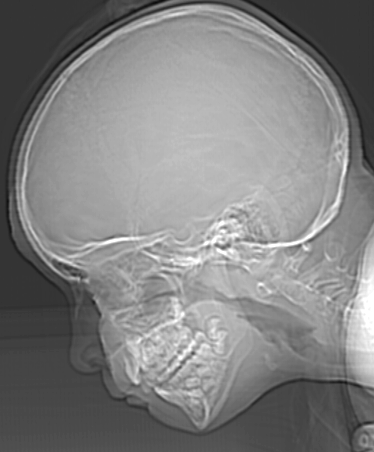
#> input picture Imagenes/Fig0221.tif, 374 x 452 px, found by its file name
$ jupyter execute --allow-errors Ejercicio_VC.ipynb
#> lines starting #> are read from the running program, lines starting #| are printed output that depends on the picture; after the words box and inside, x2 and y2 are one past the last pixel; in counts of white or black regions, pixels touching at a corner belong together
TALLER DE VISION POR COMPUTADORA

Cargar las imagenes que se utilizaran

[cell 1]
from google.colab import files
uploaded = files.upload()
#> the answer given: Fig0221.tif
for fn in uploaded.keys():
  print('Archivo "{name}" tamaño {length} bytes'.format(
      name=fn, length=len(uploaded[fn])))

PRACTICA # 1 "Cargar una Imagen y Desplegarla"

[cell 2]
import cv2
import numpy as np
from matplotlib import pyplot as plt

img = cv2.imread('Fig0221.tif', 0)
#> img is the input picture: shape (452, 374); min 12, max 255, mean 129.4
print('Dimensiones : ',img.shape)
#| Dimensiones :  (452, 374)
plt.imshow(img, cmap='gray')
plt.title('Imagen')
plt.show()

PRACTICA # 2 "Suma y Resta de Imagenes"

[cell 3]
import cv2
import numpy as np
from matplotlib import pyplot as plt

img1 = cv2.imread('Fig0219.tif',0)
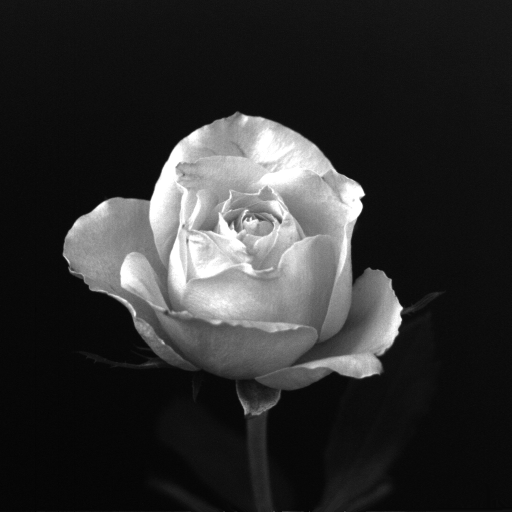
#> input picture Imagenes/Fig0219.tif, 1024 x 1024 px, found by its file name (shown at 1/2 size)
#> img1 is the input picture: shape (1024, 1024); min 0, max 255, mean 46.8
img2 = cv2.imread('Fig0219.tif',0)
#w1, h1 = img1.shape
#w2, h2 = img2.shape
#print ('w1', w1)
SumA = cv2.add(img1,img2)
RestA = cv2.absdiff(img1, img2)
#> RestA: shape (1024, 1024); every value is 0
plt.imshow(img1, cmap='gray')
plt.title('Original')
plt.show()
plt.imshow(SumA, cmap='gray')
plt.title('Suma')
plt.show()
plt.imshow(RestA, cmap='gray')
plt.title('Resta')
plt.show()

PRACTICA # 3 "Cambiar Escala de Grises"

[cell 4]
def gray2ind(img, k):
#> called with k = 16
  dim = img.shape
#> dim = (452, 374)
  im1 = np.zeros((dim), dtype=np.uint8)
  nivel=int(256/k)
  for i in range(img.shape[0]):
     for j in range(img.shape[1]):
            im1[i][j]=int(img[i][j]/nivel)*nivel
  return im1
import cv2
import numpy as np
from matplotlib import pyplot as plt

img = cv2.imread('Fig0221.tif', 0)

img16 = gray2ind(img, 16)
img8 = gray2ind(img, 8)
img4 = gray2ind(img, 4)
#> call 3 of gray2ind, with k = 4
#> after the loop in gray2ind (call 3), `for i in range(img.shape[0]):`:
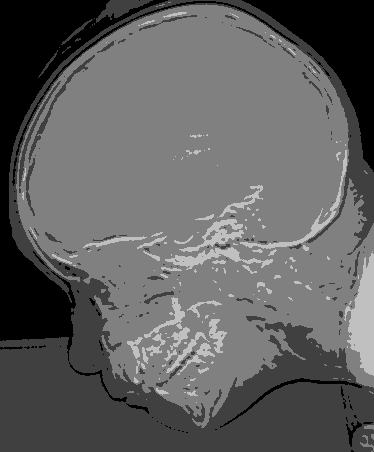
#> im1: shape (452, 374); min 0, max 192, mean 95.9
img2 = gray2ind(img, 2)
#> call 4 of gray2ind, with k = 2
#> after the loop in gray2ind (call 4), `for i in range(img.shape[0]):`:
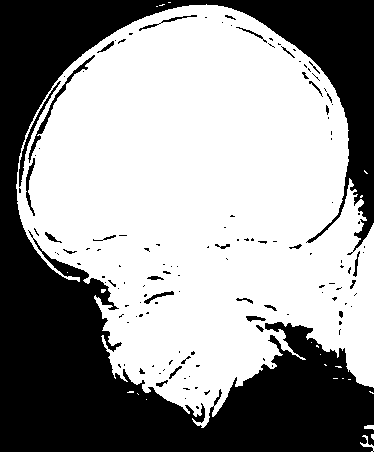
#> im1: shape (452, 374); values 0 (black) and 128 (white), 59.7% white; 134 black regions (103 under 20 px), largest, box (x1, y1, x2, y2) and area: (0, 0, 374, 452) 65430, (28, 55, 95, 163) 449, (19, 81, 61, 187) 349


plt.subplot(2,2,1),plt.imshow(img16, cmap='gray'), plt.title('16 niveles de gris')
plt.xticks([]), plt.yticks([])
plt.subplot(2,2,2),plt.imshow(img8, cmap='gray'), plt.title('8 niveles de gris')
plt.xticks([]), plt.yticks([])
plt.subplot(2,2,3),plt.imshow(img4, cmap='gray'), plt.title('4 niveles de gris')
plt.xticks([]), plt.yticks([])
plt.subplot(2,2,4),plt.imshow(img2, cmap='gray'), plt.title('2 niveles de gris')
plt.xticks([]), plt.yticks([])
plt.show()

PRACTICA # 4 "Cambiar Tamaño de Imágenes"

[cell 5]
import cv2
import numpy as np
from matplotlib import pyplot as plt

img = cv2.imread('Fig0219.tif', 0)

scale_percent = 20
width = int(img.shape[0]* scale_percent / 100)
#> width = 204
height = int(img.shape[1]* scale_percent / 100)
#> height = 204
dim = (width, height)
#> dim = (204, 204)

img_SCALED = cv2.resize(img, dim, interpolation=cv2.INTER_LINEAR)

plt.imshow(img, cmap='gray')
plt.title('Imagen Original')
plt.show()

plt.imshow(img_SCALED, cmap='gray')
plt.title('Imagen Escalada')
plt.show()

[cell 6]
import cv2
import numpy as np
from matplotlib import pyplot as plt

img = cv2.imread('Fig0219.tif', 0)

dim128 = (128, 128)
dim64 = (64, 64)
dim32 = (32, 32)


scaled_LINEAR_128 = cv2.resize(img, dim128, interpolation=cv2.INTER_LINEAR)
scaled_LINEAR_64 = cv2.resize(img, dim64, interpolation=cv2.INTER_LINEAR)
scaled_LINEAR_32 = cv2.resize(img, dim32, interpolation=cv2.INTER_LINEAR)

scaled_NEAREST_128 = cv2.resize(img, dim128, interpolation=cv2.INTER_NEAREST)
scaled_NEAREST_64 = cv2.resize(img, dim64, interpolation=cv2.INTER_NEAREST)
scaled_NEAREST_32 = cv2.resize(img, dim32, interpolation=cv2.INTER_NEAREST)

plt.subplot(2,3,1),plt.imshow(scaled_LINEAR_128, cmap='gray'), plt.title('a')
plt.xticks([]), plt.yticks([])
plt.subplot(2,3,2),plt.imshow(scaled_LINEAR_64, cmap='gray'), plt.title('b')
plt.xticks([]), plt.yticks([])
plt.subplot(2,3,3),plt.imshow(scaled_LINEAR_32, cmap='gray'), plt.title('c')
plt.xticks([]), plt.yticks([])
plt.subplot(2,3,4),plt.imshow(scaled_NEAREST_128, cmap='gray'), plt.title('d')
plt.xticks([]), plt.yticks([])
plt.subplot(2,3,5),plt.imshow(scaled_NEAREST_64, cmap='gray'), plt.title('e')
plt.xticks([]), plt.yticks([])
plt.subplot(2,3,6),plt.imshow(scaled_NEAREST_32, cmap='gray'), plt.title('f')
plt.xticks([]), plt.yticks([])
plt.show()

PRACTICA # 5 "Transformaciones Logarítmicas"

[cell 7]
def imadjust(x,a,b,c,d,gamma=0):
   if gamma == 0:
    y = 255 - x
   else:
    y = (((x - a) / (b - a)) ** gamma) * (d - c) + c
   return y

import cv2
import numpy as np
from matplotlib import pyplot as plt
from matplotlib.pyplot import figure


img = cv2.imread('Fig0304.tif', 0)
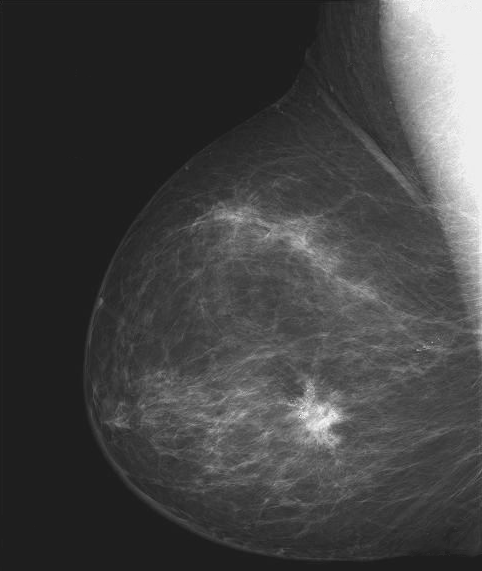
#> input picture Imagenes/Fig0304.tif, 482 x 571 px, found by its file name
#> img is the input picture: shape (571, 482); min 21, max 255, mean 66.7
imgLogNegativo=imadjust(img,0,1,0,0)

plt.subplot(1,2,1),plt.imshow(img, cmap='gray'), plt.title('Imagen original')
plt.xticks([]), plt.yticks([])
plt.subplot(1,2,2),plt.imshow(imgLogNegativo, cmap='gray'), plt.title('Negativo')
plt.xticks([]), plt.yticks([])
plt.show()

[cell 8]
img2 = cv2.imread('Fig0308.tif', 0)
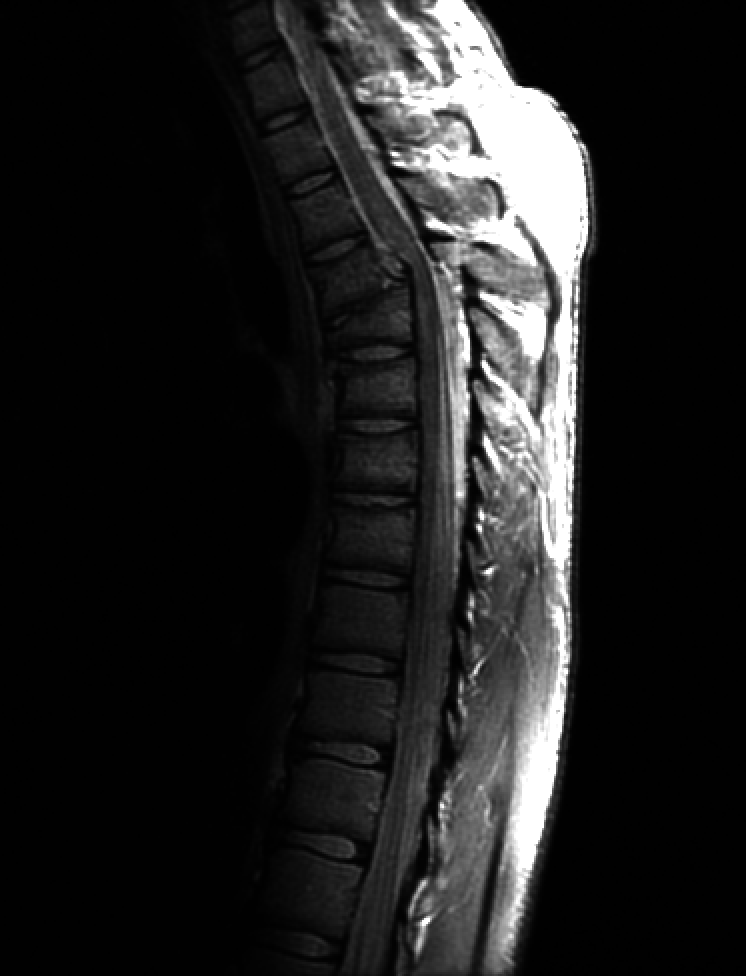
#> input picture Imagenes/Fig0308.tif, 746 x 976 px, found by its file name
#> img2 is the input picture: shape (976, 746); min 0, max 255, mean 32.6
imgLog3=imadjust(img2,0,1,0,1, 0.6)
imgLog4=imadjust(img2,0,1,0,1, 0.4)
#> call 3 of imadjust, with a = 0, b = 1, c = 0, d = 1, gamma = 0.4
#> in imadjust (call 3), `y = (((x - a) / (b - a)) ** gamma) * (d - c) + c`:
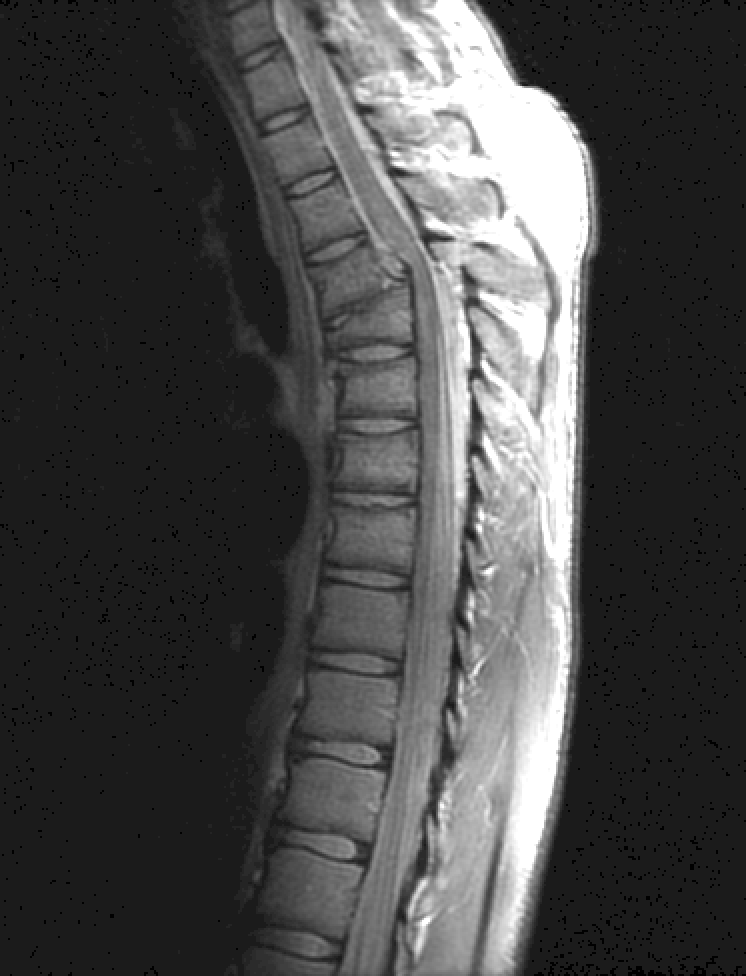
#> y: shape (976, 746) float64; min 0, max 9.18, mean 2.6; drawn with min black and max white
imgLog5=imadjust(img2,0,1,0,1, 0.3)
#> call 4 of imadjust, with a = 0, b = 1, c = 0, d = 1, gamma = 0.3
#> in imadjust (call 4), `y = (((x - a) / (b - a)) ** gamma) * (d - c) + c`:
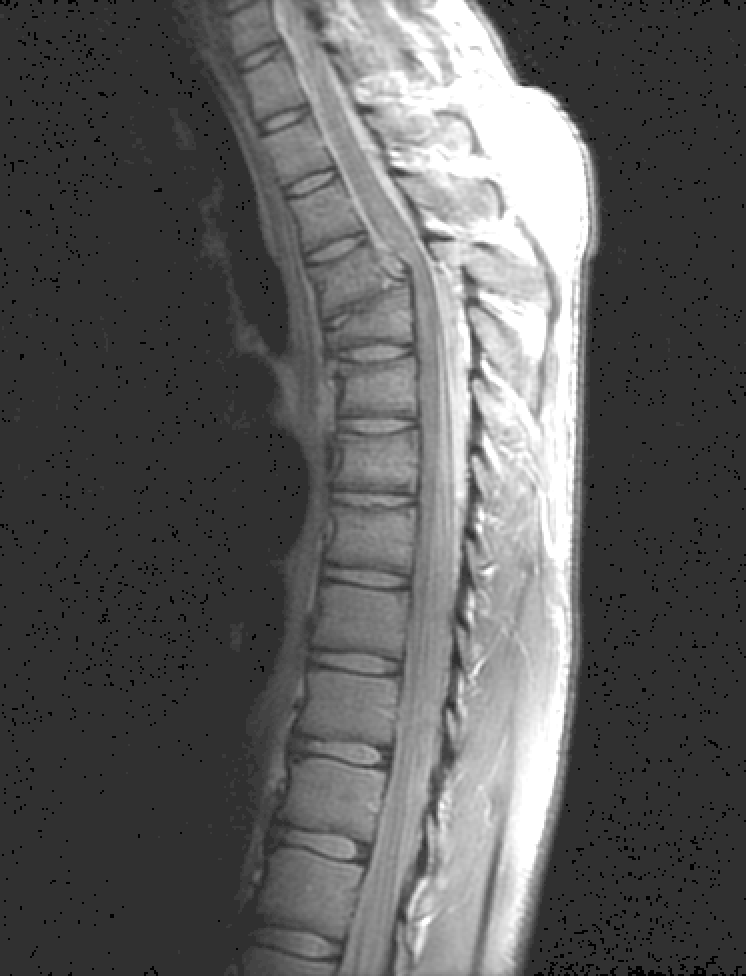
#> y: shape (976, 746) float64; min 0, max 5.27, mean 1.91; drawn with min black and max white

figure(figsize=(8, 6), dpi=100)
plt.subplot(2,2,1),plt.imshow(img2, cmap='gray'), plt.title('Imagen original')
plt.xticks([]), plt.yticks([])
plt.subplot(2,2,2),plt.imshow(imgLog3, cmap='gray'), plt.title('gamma = 0.6')
plt.xticks([]), plt.yticks([])
plt.subplot(2,2,3),plt.imshow(imgLog4, cmap='gray'), plt.title('gamma = 0.4')
plt.xticks([]), plt.yticks([])
plt.subplot(2,2,4),plt.imshow(imgLog5, cmap='gray'), plt.title('gamma = 0.3')
plt.xticks([]), plt.yticks([])
plt.show()

PRACTICA # 6 "Ecualización de Histograma"

[cell 9]
import cv2
import numpy as np
from matplotlib import pyplot as plt
from matplotlib.pyplot import figure


img_1 = cv2.imread('Fig0320_1.tif', cv2.IMREAD_GRAYSCALE)
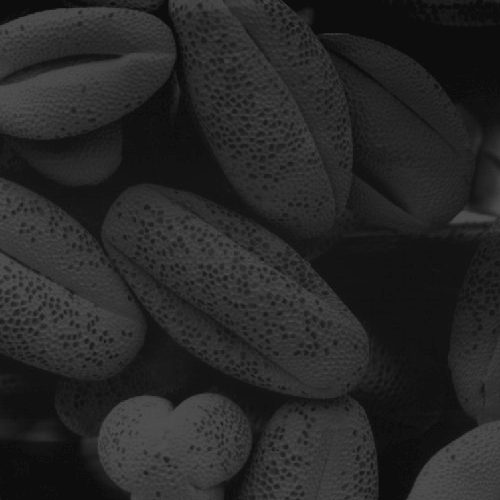
#> input picture Imagenes/Fig0320_1.tif, 500 x 500 px, found by its file name
#> img_1 is the input picture: shape (500, 500); min 13, max 83, mean 38.7
img_1_hist = cv2.calcHist([img_1], [0], None, [256], [0, 256])
#> img_1_hist = 256 values, max 17718 at index 13, min 0 at index 0, mean 976.6
img_1_Eq = cv2.equalizeHist(img_1)
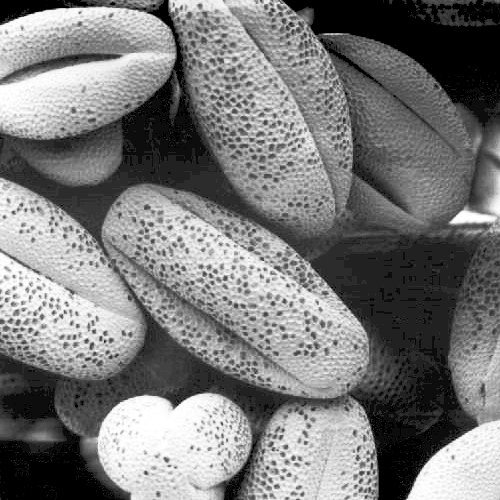
#> img_1_Eq: shape (500, 500); min 0, max 255, mean 121.5
img_1_Eq_hist =  cv2.calcHist([img_1_Eq],[0],None,[256],[0,256])
#> img_1_Eq_hist = 256 values, max 17814 at index 0, min 0 at index 2, mean 976.6

img_2 = cv2.imread('Fig0320_2.tif', 0)
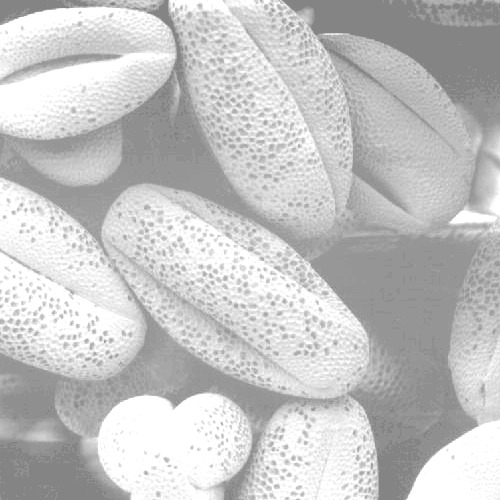
#> input picture Imagenes/Fig0320_2.tif, 500 x 500 px, found by its file name
#> img_2 is the input picture: shape (500, 500); min 132, max 255, mean 196.4
img_2_hist = cv2.calcHist([img_2], [0], None, [256], [0, 256])
#> img_2_hist = 256 values, max 28659 at index 255, min 0 at index 0, mean 976.6
img_2_Eq = cv2.equalizeHist(img_2)
img_2_Eq_hist =  cv2.calcHist([img_2_Eq],[0],None,[256],[0,256])
#> img_2_Eq_hist = 256 values, max 28659 at index 255, min 0 at index 2, mean 976.6

img_3 = cv2.imread('Fig0320_3.tif', 0)
img_3_hist = cv2.calcHist([img_3], [0], None, [256], [0, 256])
#> img_3_hist = 256 values from 0 to 0
img_3_Eq = cv2.equalizeHist(img_3)
img_3_Eq_hist =  cv2.calcHist([img_3_Eq],[0],None,[256],[0,256])
#> img_3_Eq_hist = 256 values from 0 to 0

img_4 = cv2.imread('Fig0320_4.tif', 0)
img_4_hist = cv2.calcHist([img_4], [0], None, [256], [0, 256])
#> img_4_hist = 256 values from 0 to 0
img_4_Eq = cv2.equalizeHist(img_4)
img_4_Eq_hist =  cv2.calcHist([img_4_Eq],[0],None,[256],[0,256])
#> img_4_Eq_hist = 256 values from 0 to 0

figure(figsize=(8, 6), dpi=150)

plt.subplot(4,4,1),plt.imshow(img_1, cmap='gray'), plt.title('Imagen')
plt.xticks([]), plt.yticks([])
plt.subplot(4,4,2),plt.plot(img_1_hist), plt.title('Histograma')
plt.xticks([]), plt.yticks([])
plt.subplot(4,4,3),plt.imshow(img_1_Eq, cmap='gray'), plt.title('Imagen ecualizada')
plt.xticks([]), plt.yticks([])
plt.subplot(4,4,4),plt.plot(img_1_Eq_hist), plt.title('Histograma')
plt.xticks([]), plt.yticks([])

plt.subplot(4,4,5),plt.imshow(img_2, cmap='gray'), plt.title('Imagen')
plt.xticks([]), plt.yticks([])
plt.subplot(4,4,6),plt.plot(img_2_hist), plt.title('Histograma')
plt.xticks([]), plt.yticks([])
plt.subplot(4,4,7),plt.imshow(img_2_Eq, cmap='gray'), plt.title('Imagen ecualizada')
plt.xticks([]), plt.yticks([])
plt.subplot(4,4,8),plt.plot(img_2_Eq_hist), plt.title('Histograma')
plt.xticks([]), plt.yticks([])

#> (the rest of this cell did not finish here and is left out)
